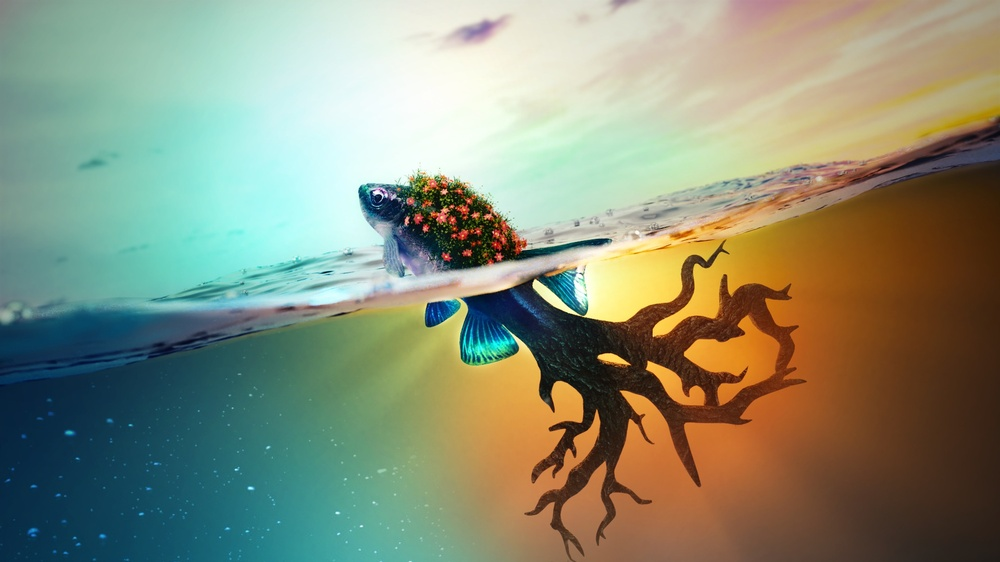
#> input picture images/lab4.1.in.jpg, 1000 x 562 px, shrunk from 1920 x 1080 before the run
$ python lab4.1.py
#> lines starting #> are read from the running program, lines starting #| are printed output that depends on the picture
import numpy
import cv2
image = cv2.imread('images/lab4.1.in.jpg')
#> image is the input picture: shape (562, 1000, 3); mean B, G, R 119.9, 142.6, 135.7

srcTri = numpy.array([[0, 0], [image.shape[1] - 1, 0], [0, image.shape[0] - 1]]).astype(numpy.float32)
#> srcTri = [[0, 0], [999, 0], [0, 561]]
dstTri = numpy.array([[0, image.shape[1]*0.33], [image.shape[1]*0.85, image.shape[0]*0.25],
                      [image.shape[1]*0.15, image.shape[0]*0.7]]).astype(numpy.float32)
#> dstTri = [[0, 330], [850, 140.5], [150, 393.4]]

warp_mat = cv2.getAffineTransform(srcTri, dstTri)
#> warp_mat = [[0.851, 0.267, 0], [-0.19, 0.113, 330]]
warp_dst = cv2.warpAffine(image, warp_mat, (image.shape[1], image.shape[0]))
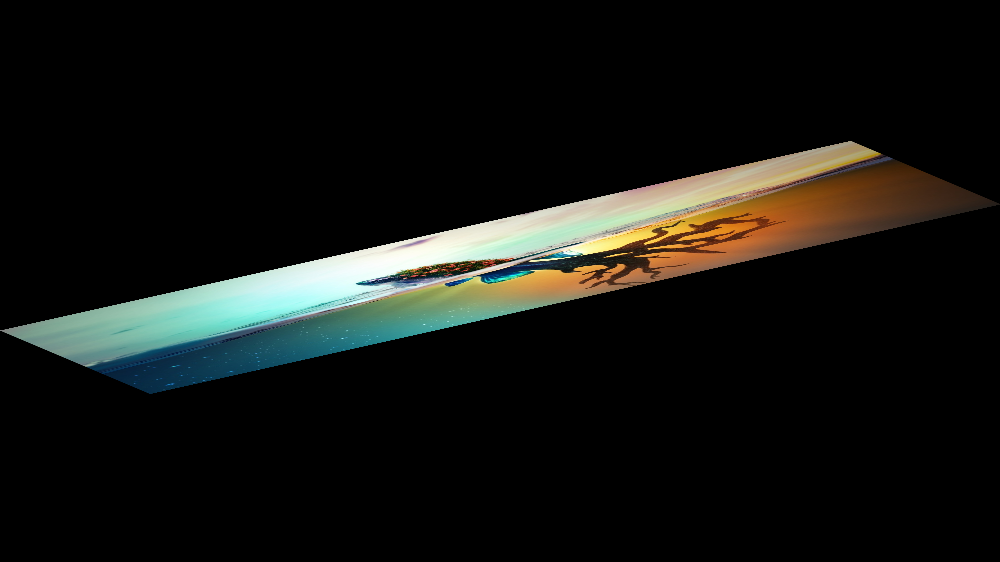
#> warp_dst: shape (562, 1000, 3); mean B, G, R 17.6, 21, 19.9

# rotate image after warp
image_center = (warp_dst.shape[1]//2, warp_dst.shape[0]//2)
image_angle = -50
image_scale = 0.6

rot_mat = cv2.getRotationMatrix2D(image_center, image_angle, image_scale)
warp_rotate_dst = cv2.warpAffine(warp_dst, rot_mat, (warp_dst.shape[1], warp_dst.shape[0]))
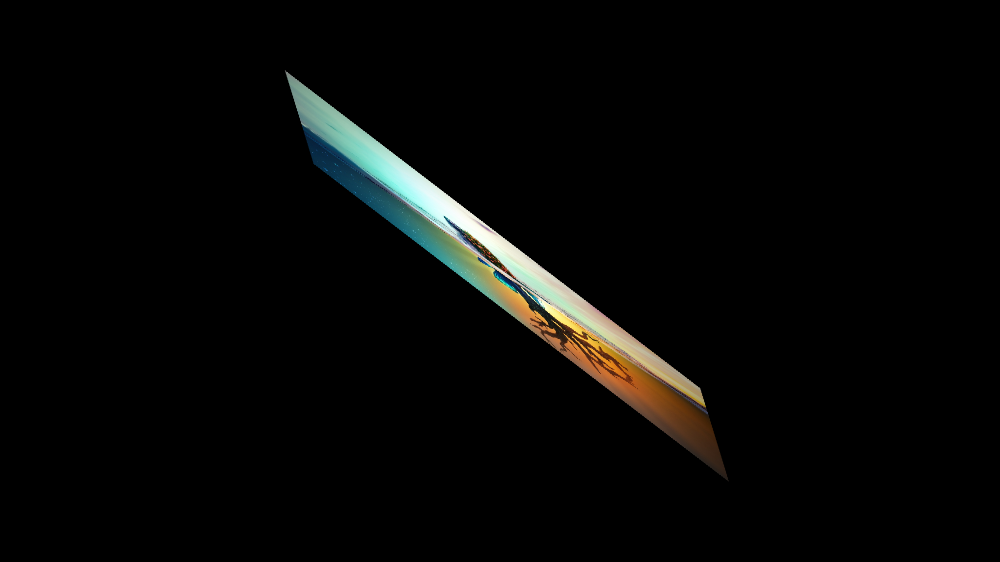
#> warp_rotate_dst: shape (562, 1000, 3); mean B, G, R 6.3, 7.5, 7.2

cv2.imwrite('images/lab4.1.out.jpg', warp_rotate_dst)

$ run again, with images/lab2.10.in.jpg copied over images/lab4.1.in.jpg
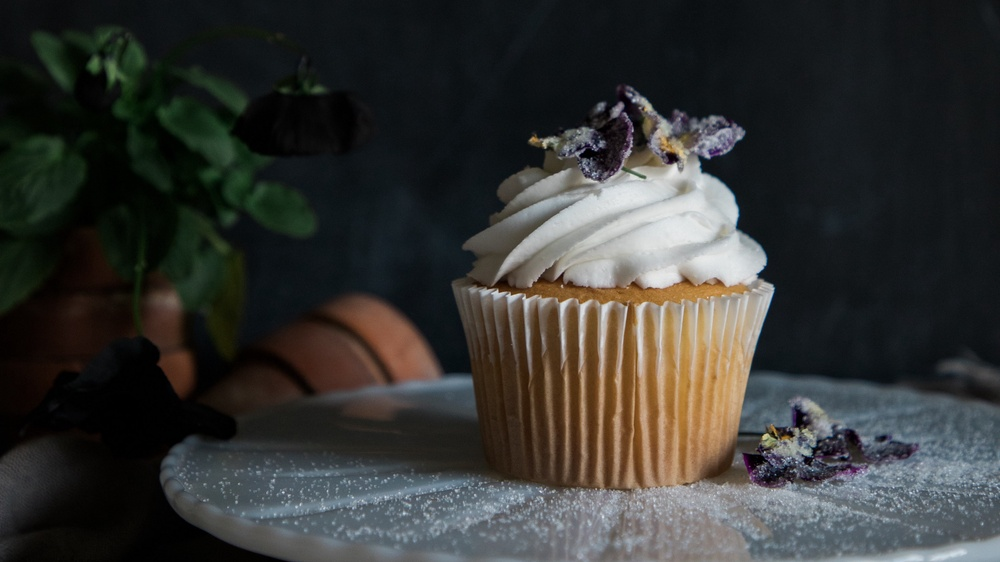
#> input picture images/lab2.10.in.jpg, 1000 x 562 px, shrunk from 1920 x 1080 before the run
#> image is the input picture: shape (562, 1000, 3); mean B, G, R 51, 53.5, 53.1
#> `warp_dst = cv2.warpAffine(image, warp_mat, (image.shape[1], image.shap..`:
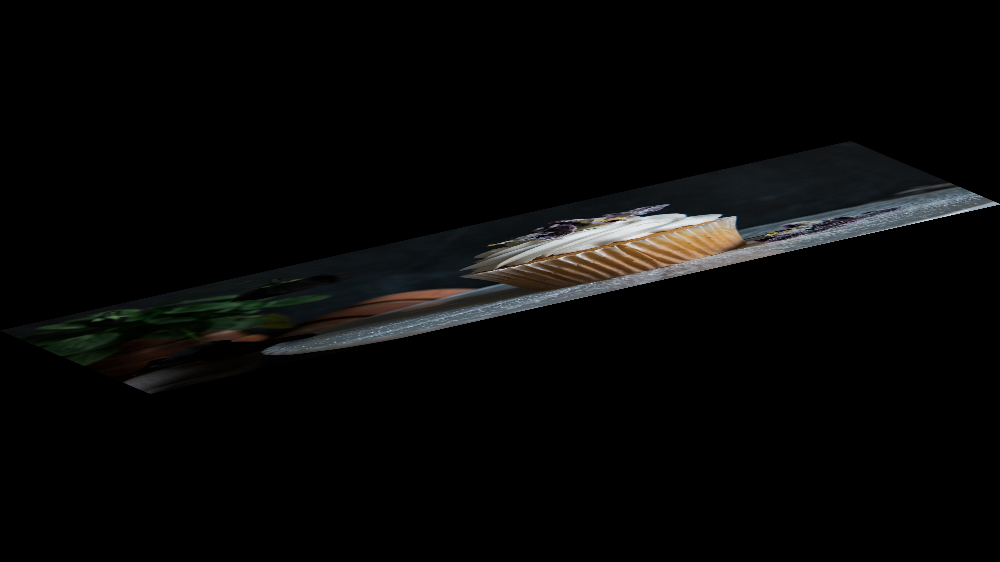
#> warp_dst: shape (562, 1000, 3); mean B, G, R 7.5, 7.9, 7.8
#> `warp_rotate_dst = cv2.warpAffine(warp_dst, rot_mat, (warp_dst.shape[1]..`:
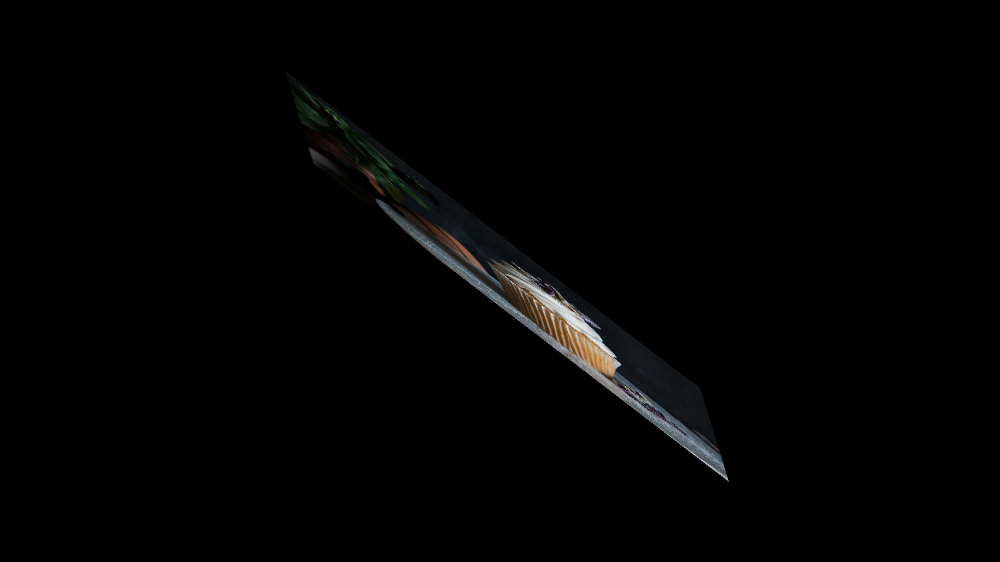
#> warp_rotate_dst: shape (562, 1000, 3); mean B, G, R 2.7, 2.8, 2.8

$ run again, with images/lab3.6.in.jpg copied over images/lab4.1.in.jpg
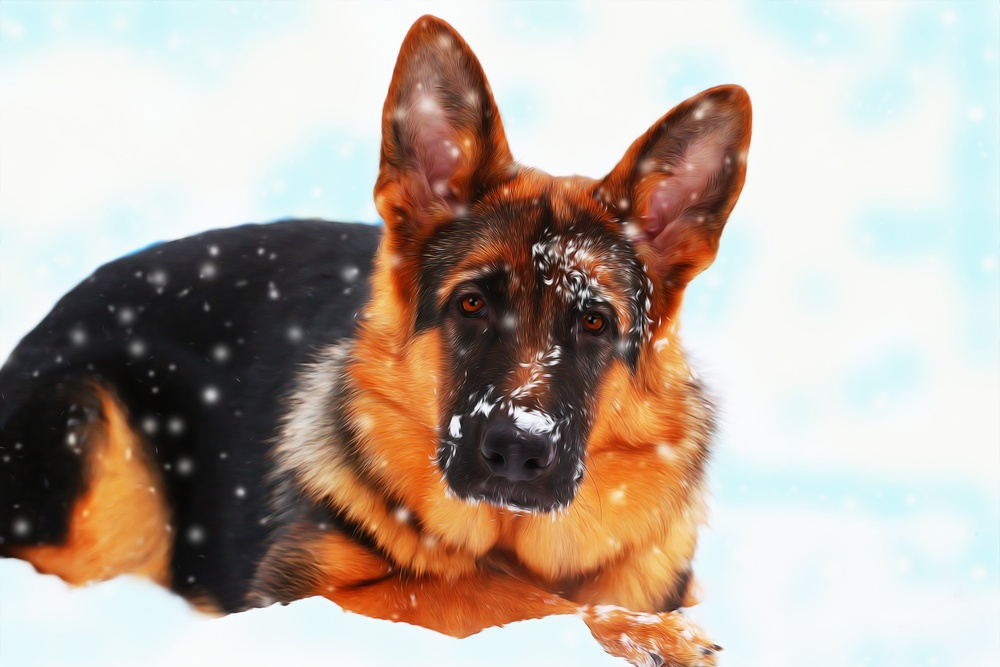
#> input picture images/lab3.6.in.jpg, 1000 x 667 px, shrunk from 1920 x 1280 before the run
#> image is the input picture: shape (667, 1000, 3); mean B, G, R 159.7, 170.8, 185.4
#> `warp_dst = cv2.warpAffine(image, warp_mat, (image.shape[1], image.shap..`:
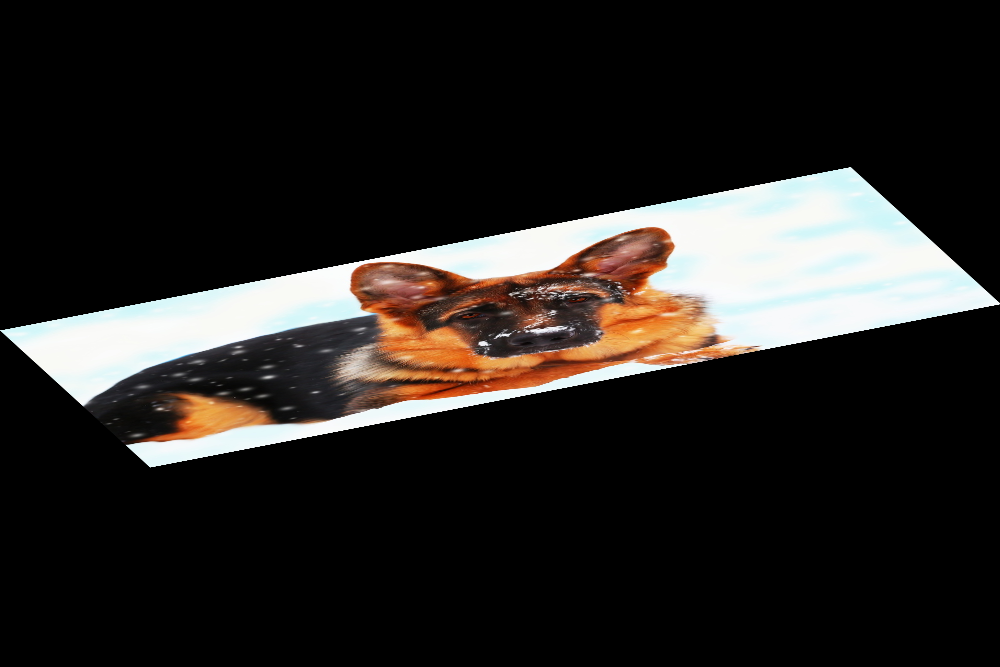
#> warp_dst: shape (667, 1000, 3); mean B, G, R 33.8, 36.2, 39.2
#> `warp_rotate_dst = cv2.warpAffine(warp_dst, rot_mat, (warp_dst.shape[1]..`:
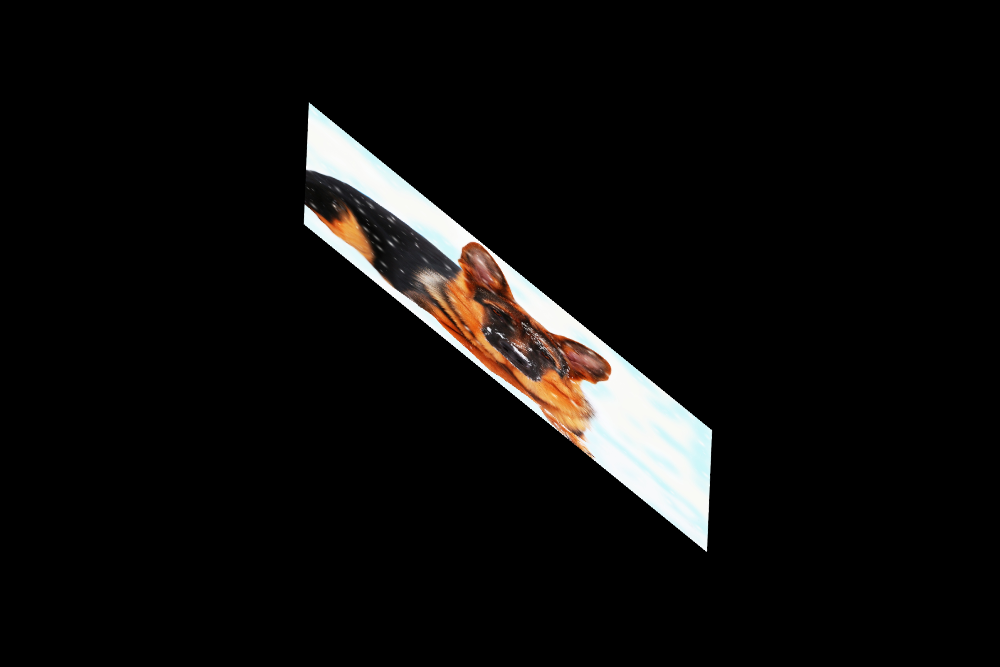
#> warp_rotate_dst: shape (667, 1000, 3); mean B, G, R 12.2, 13, 14.1
